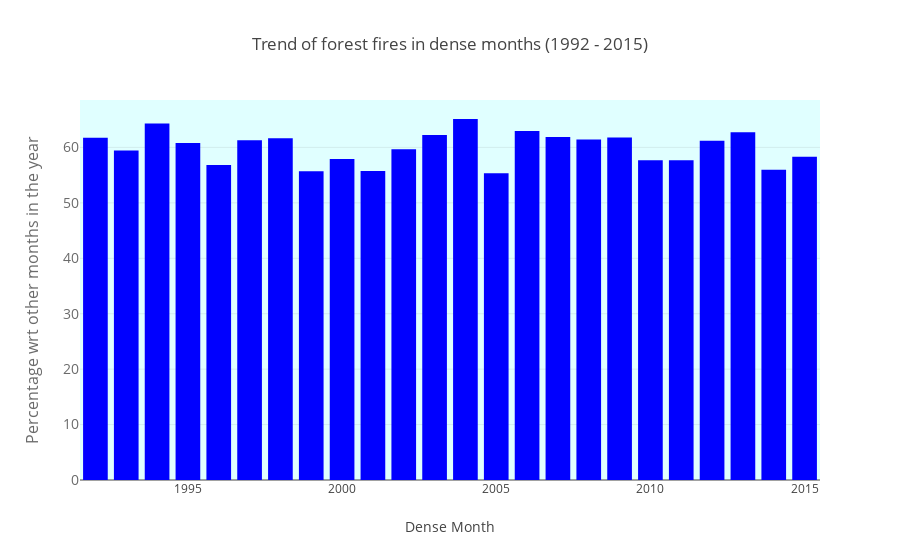

Source (notebook cell):
### Code cell
trace2 = go.Bar(x=year_list,
               y=data_month,
                marker=dict(
                color='blue')
                )

data = [trace2]

layout = go.Layout(
    title='Trend of forest fires in dense months (1992 - 2015)',
    xaxis=dict(
        title = 'Dense Month'
    ),
    yaxis=dict(
        title='Percentage wrt other months in the year',
        titlefont=dict(
            size=16,
            color='rgb(107, 107, 107)'
        ),
        tickfont=dict(
            size=14,
            color='rgb(107, 107, 107)'
        )
    ),
    bargap=0.2,
    plot_bgcolor  = "lightcyan",
)
fig = go.Figure(data=data, layout=layout)
py.iplot(fig)

### Figure 1 — Plotly figure (JSON) as saved in the notebook; plotly's stock layout.template omitted (floating-point values rounded to 4 significant figures)
{"data": [{"marker": {"color": "blue"}, "type": "bar", "uid": "6b8351c3-a851-4df1-995f-5ea18d941b11", "x": [1992, 1993, 1994, 1995, 1996, 1997, 1998, 1999, 2000, 2001, 2002, 2003, 2004, 2005, 2006, 2007, 2008, 2009, 2010, 2011, 2012, 2013, 2014, 2015], "y": [61.74, 59.47, 64.33, 60.81, 56.83, 61.3, 61.68, 55.7, 57.9, 55.77, 59.66, 62.22, 65.13, 55.35, 62.98, 61.87, 61.43, 61.8, 57.67, 57.69, 61.2, 62.72, 55.97, 58.32]}], "layout": {"bargap": 0.2, "plot_bgcolor": "lightcyan", "title": {"text": "Trend of forest fires in dense months (1992 - 2015)"}, "xaxis": {"title": {"text": "Dense Month"}}, "yaxis": {"tickfont": {"color": "rgb(107, 107, 107)", "size": 14}, "title": {"font": {"color": "rgb(107, 107, 107)", "size": 16}, "text": "Percentage wrt other months in the year"}}}}
